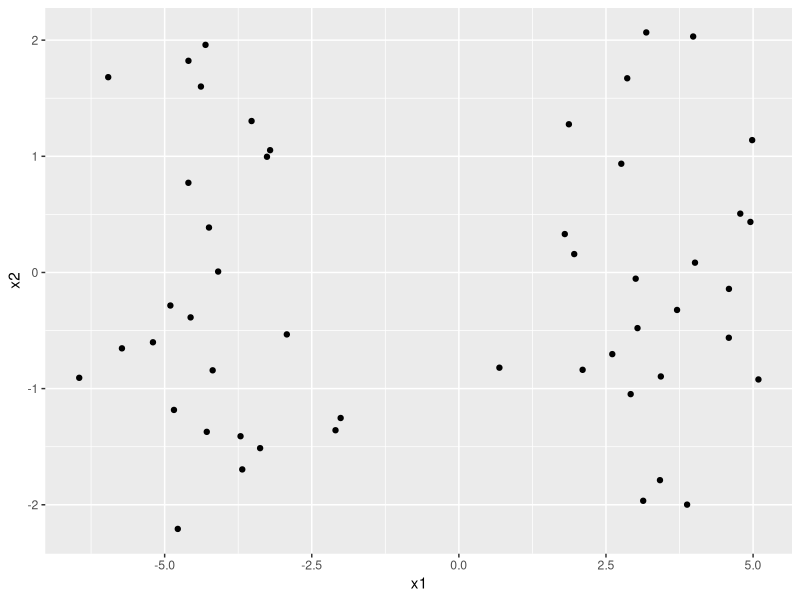
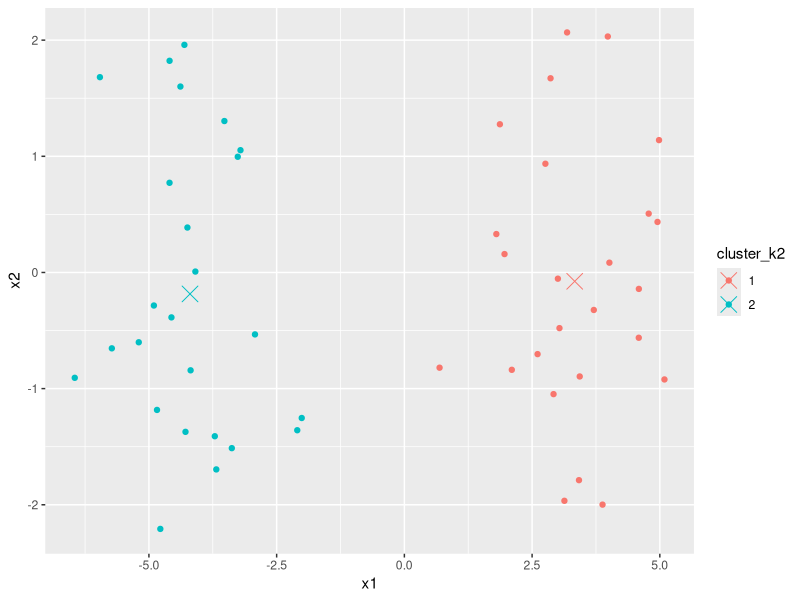
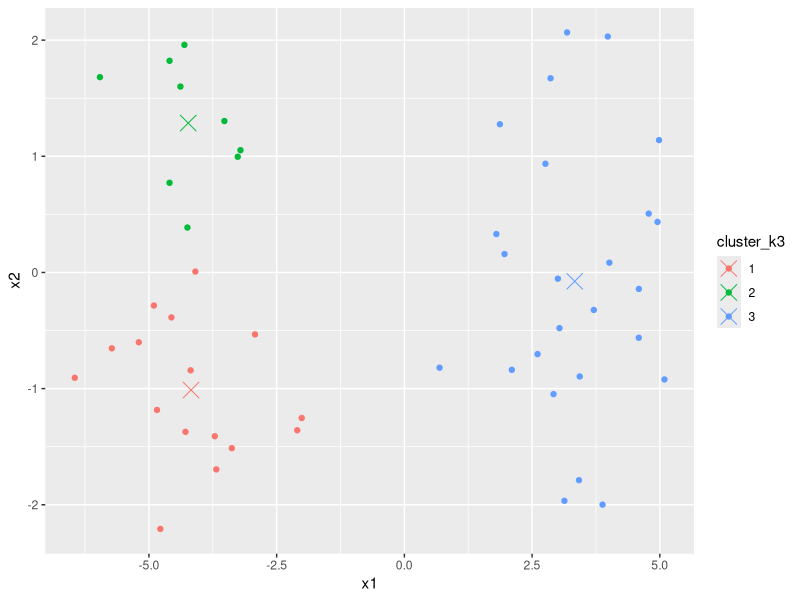
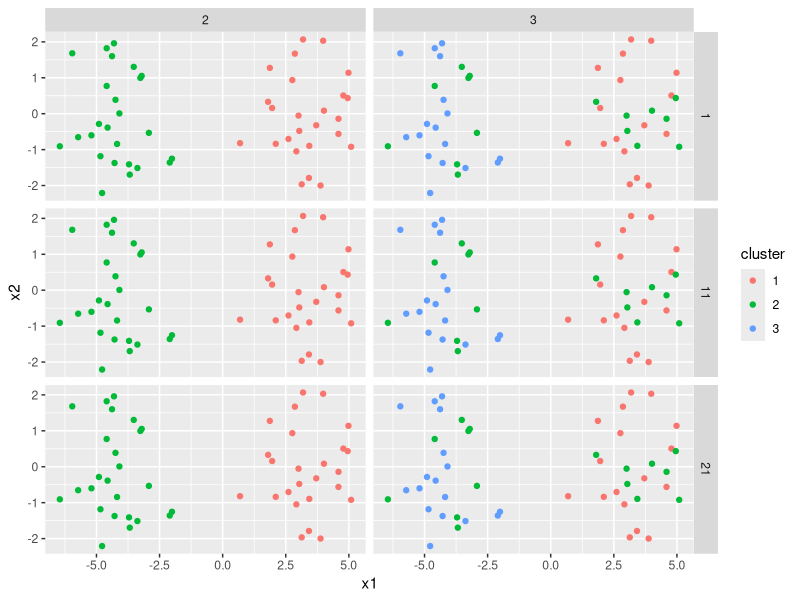
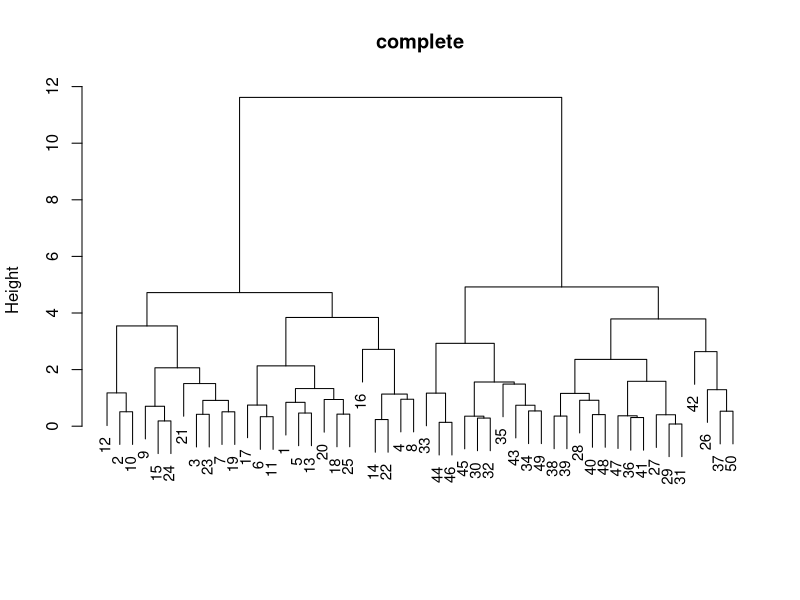
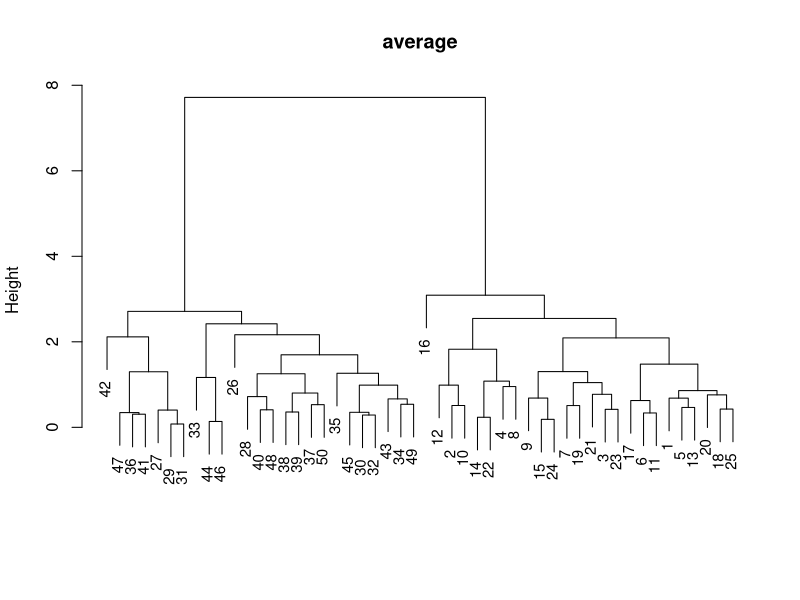
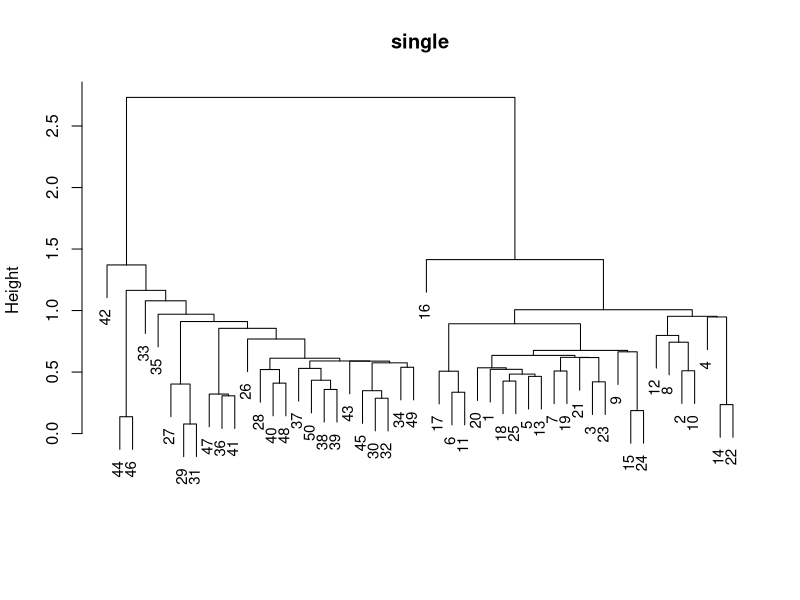
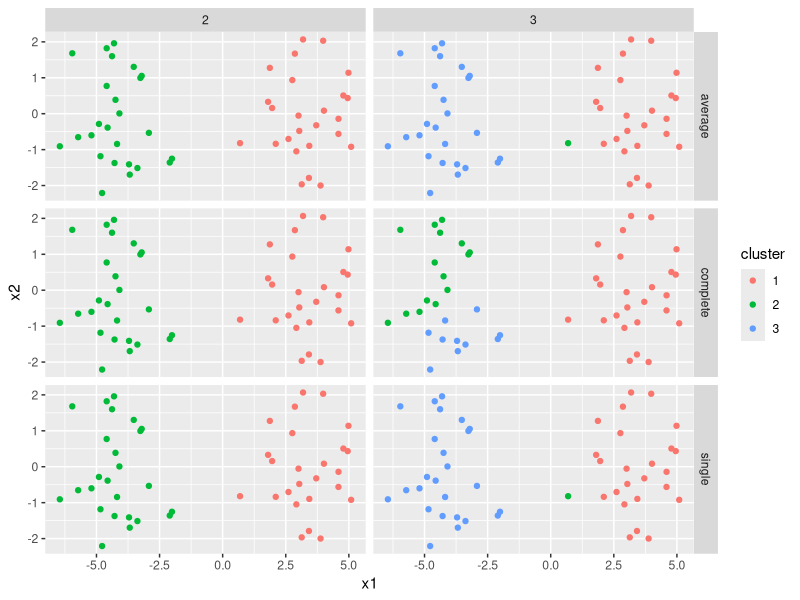

Here is the R script that generated these plots, in order:
## ---- chunk 1
library(tidyverse)
## ---- chunk 2
set.seed(2)
sim_data <- tibble("obs" = 1:50, "x1" = rnorm(50), "x2" = rnorm(50)) %>%
  mutate(x1 = if_else(obs <= 25, x1 + 3, x1 - 4))

sim_data %>%
  ggplot(aes(x1, x2)) +
  geom_point()
## ---- chunk 3
km_out <- sim_data %>%
  select(-obs) %>%
  kmeans(centers = 2, nstart = 20)

km_out

sim_data_out <- sim_data %>%
  mutate(cluster_k2 = as.character(km_out$cluster))

cluster_means <- sim_data_out %>%
  group_by(cluster_k2) %>%
  summarise(x1_mean = mean(x1), x2_mean = mean(x2))

ggplot(sim_data_out, aes(x1, x2, colour = cluster_k2)) +
  geom_point() +
  geom_point(data = cluster_means, aes(x1_mean, x2_mean), size = 5, shape = 4)
## ---- chunk 4
km_out <- sim_data %>%
  select(-obs) %>%
  kmeans(centers = 3, nstart = 20)

km_out

sim_data_out <- sim_data %>%
  mutate(cluster_k3 = as.character(km_out$cluster))

cluster_means <- sim_data_out %>%
  group_by(cluster_k3) %>%
  summarise(x1_mean = mean(x1), x2_mean = mean(x2))

ggplot(sim_data_out, aes(x1, x2, colour = cluster_k3)) +
  geom_point() +
  geom_point(data = cluster_means, aes(x1_mean, x2_mean), size = 5, shape = 4)
## ---- chunk 5
grid <- expand.grid(
  k = seq(from = 2L, to = 3L, by = 1L),
  nstart = seq(from = 1L, by = 10L, length.out = 3L)
  ) %>%
  as_tibble() 

grid <- grid %>%
  mutate(data = list(sim_data),
         km_out = purrr::pmap(list("x" = data, "centers" = k, "nstart" = nstart), kmeans)
         )

grid
## ---- chunk 6
# Function to extract vector from kmeans which gives cluster each observation assigned to.
extr_cluster <- function(mod)
  tibble("cluster" = as.character(mod$cluster))

# Function to extract value of total within-cluster sum-of-squares
extr_wcss <- function(mod)
  mod$tot.withinss

grid <- grid %>%
  mutate(cluster = purrr::map(km_out, extr_cluster),
         data = purrr::map2(data, cluster, bind_cols),
         tot.withinss = purrr::map_dbl(km_out, extr_wcss)
        )

grid
## ---- chunk 7
chart_data <- grid %>%
  select(k, nstart, data) %>%
  unnest()

chart_data %>%
  ggplot(aes(x = x1, y = x2, colour = cluster)) +
  geom_point() +
  facet_grid(nstart ~ k)
  
## ---- chunk 8
sim_data_no_obs <- select(sim_data, -obs)

hc_df <- tibble("method" = c("complete", "average", "single")) %>%
  mutate(data = list(sim_data_no_obs),
         euc_dist = purrr::map(data, dist),
         hc = purrr::map2(euc_dist, method, hclust))

plot_dgram <- function(hc, method_nm){
  plot(hc, main = method_nm, xlab ="", sub = "", cex = .9)
}

hc_df <- hc_df %>%
  mutate(dgram = purrr::map2(hc, method, plot_dgram)) %>%
  select(-dgram)

## ---- chunk 9
hc_df <- hc_df %>%
  bind_rows(hc_df)

hc_df$k <- rep(2:3, each = 3)

extr_cluster_hc <- function(hc, k){
  tibble("cluster" = as.character(cutree(hc, k)))
}

hc_df <- hc_df %>%
  mutate(cluster = purrr::map2(hc, k, extr_cluster_hc),
         data = purrr::map2(data, cluster, bind_cols))

hc_df %>%
  select(method, k, data) %>%
  unnest() %>%
  ggplot(aes(x = x1, y = x2, colour = cluster)) +
  geom_point() +
  facet_grid(method ~ k)
